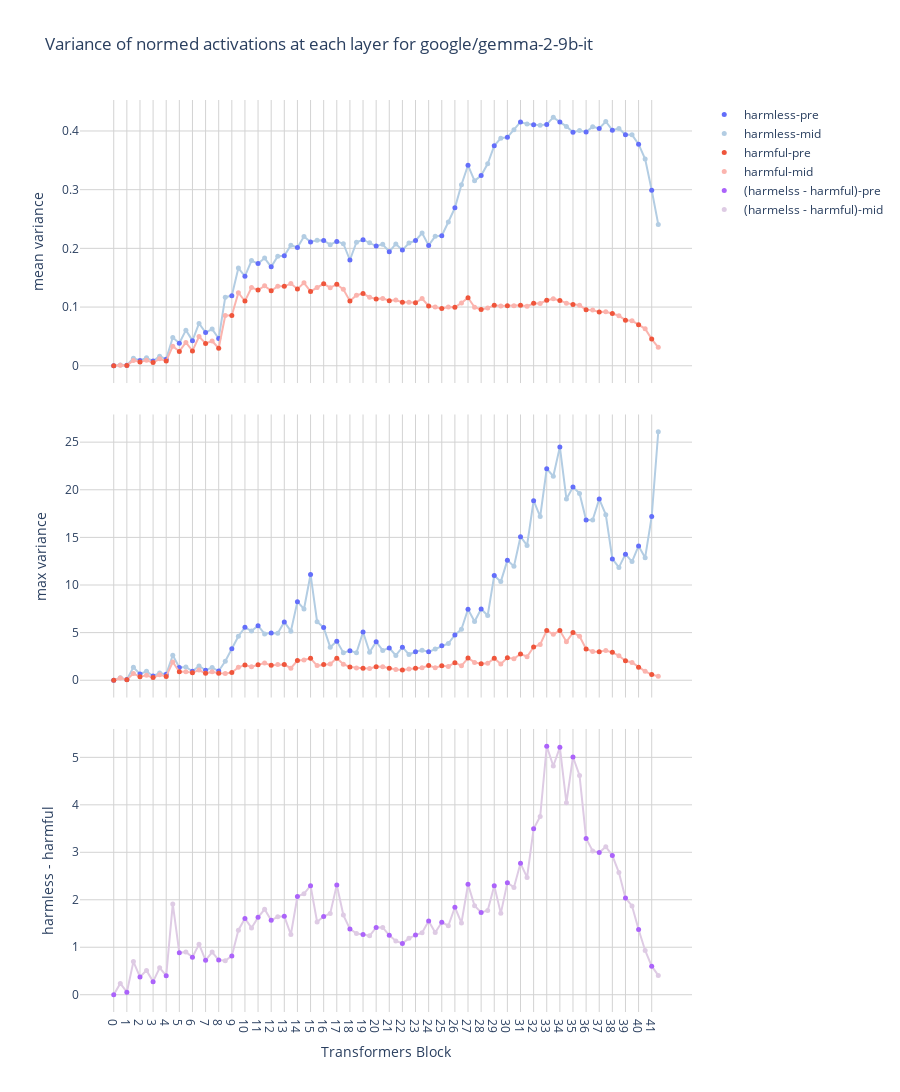

Notebook source saved alongside this figure:
### Code cell
num_layers, num_act_modules, num_tokens = similarity_scores.shape

chosen_token = -1
colour_map = {
    "harmless": plotly.colors.qualitative.Plotly[0],
    "harmful": plotly.colors.qualitative.Plotly[1],
    "neutral": plotly.colors.qualitative.Plotly[3],
}
colour_map_light = {
    "harmless": plotly.colors.qualitative.Pastel1[1],
    "harmful": plotly.colors.qualitative.Pastel1[0],
    "neutral": plotly.colors.qualitative.Pastel1[3],
}

categories = ["harmless", "harmful"]
resid_modules = ["pre", "mid"]
metrics = ["mean", "max"]

x_values = sum([[f"{l}", f"{l}-mid"] for l in range(num_layers)], [])

fig = go.Figure()

for m, metric in enumerate(metrics):
    for category in categories:
        y_values = acts_normed_var[category][metric][..., chosen_token]
        fig.add_trace(
            go.Scatter(
                x=x_values,
                y=y_values.flatten(),
                mode="lines",
                yaxis=f"y{m + 1}",
                marker=dict(color=colour_map_light[category], size=5),
                showlegend=False,
            )
        )
        for module_idx, module_name in enumerate(resid_modules):
            if module_name == "pre":
                colour = colour_map[category]
            else:
                colour = colour_map_light[category]
            fig.add_trace(
                go.Scatter(
                    x=x_values[module_idx::2],
                    y=y_values.flatten()[module_idx::2],
                    name=f"{category}-{module_name}",
                    mode="markers",
                    yaxis=f"y{m + 1}",
                    marker=dict(color=colour, size=5),
                    showlegend=m == 0,
                )
            )

diff_mean_var = (
    acts_normed_var["harmless"]["mean"][..., chosen_token]
    - acts_normed_var["harmful"]["mean"][..., chosen_token]
)
fig.add_trace(
    go.Scatter(
        x=x_values,
        y=y_values.flatten(),
        mode="lines",
        yaxis="y3",
        marker=dict(color=colour_map_light["neutral"], size=5),
        showlegend=False,
    )
)
for module_idx, module_name in enumerate(resid_modules):
    if module_name == "pre":
        colour = colour_map["neutral"]
    else:
        colour = colour_map_light["neutral"]
    fig.add_trace(
        go.Scatter(
            x=x_values[module_idx::2],
            y=y_values.flatten()[module_idx::2],
            name=f"(harmelss - harmful)-{module_name}",
            mode="markers",
            yaxis="y3",
            marker=dict(color=colour, size=5),
            showlegend=True,
        )
    )


fig.update_layout(
    title=f"Variance of normed activations at each layer for {MODEL_PATH}",
    plot_bgcolor="white",
    grid=dict(rows=3, columns=1),
    xaxis=dict(
        type="category", dtick=2, title="Transformers Block", gridcolor="lightgrey"
    ),
    yaxis=dict(title=f"{metrics[0]} variance", gridcolor="lightgrey", zeroline=False),
    yaxis2=dict(title=f"{metrics[1]} variance", gridcolor="lightgrey", zeroline=False),
    yaxis3=dict(title=f"harmless - harmful", gridcolor="lightgrey", zeroline=False),
    hovermode="x unified",
    height=1200,
    # width=20 + 12 * len(x_values),
)

# fig.update_xaxes(
#     mirror=True,
#     ticks='outside',
#     showline=True,
#     # linecolor='black',
#     gridcolor='lightgrey'
# )
# fig.update_yaxes(
#     mirror=True,
#     ticks='outside',
#     showline=True,
#     # linecolor='black',
#     gridcolor='lightgrey'
# )
fig.show()

### Figure 1 — Plotly figure (JSON) as saved in the notebook; plotly's stock layout.template omitted (floating-point values rounded to 4 significant figures)
{"data": [{"marker": {"color": "rgb(179,205,227)", "size": 5}, "mode": "lines", "showlegend": false, "type": "scatter", "x": ["0", "0-mid", "1", "1-mid", "2", "2-mid", "3", "3-mid", "4", "4-mid", "5", "5-mid", "6", "6-mid", "7", "7-mid", "8", "8-mid", "9", "9-mid", "10", "10-mid", "11", "11-mid", "12", "12-mid", "13", "13-mid", "14", "14-mid", "15", "15-mid", "16", "16-mid", "17", "17-mid", "18", "18-mid", "19", "19-mid", "20", "20-mid", "21", "21-mid", "22", "22-mid", "23", "23-mid", "24", "24-mid", "25", "25-mid", "26", "26-mid", "27", "27-mid", "28", "28-mid", "29", "29-mid", "30", "30-mid", "31", "31-mid", "32", "32-mid", "33", "33-mid", "34", "34-mid", "35", "35-mid", "36", "36-mid", "37", "37-mid", "38", "38-mid", "39", "39-mid", "40", "40-mid", "41", "41-mid"], "y": [0.0, 0.00131, 0.0008229, 0.01288, 0.009045, 0.01367, 0.008051, 0.01626, 0.01125, 0.04819, 0.03833, 0.06066, 0.04279, 0.07208, 0.05656, 0.06242, 0.04637, 0.1168, 0.1192, 0.1665, 0.1524, 0.1792, 0.174, 0.1834, 0.1685, 0.1865, 0.1875, 0.2052, 0.2016, 0.2202, 0.2109, 0.2137, 0.2135, 0.2063, 0.2118, 0.2079, 0.1802, 0.2104, 0.2147, 0.2095, 0.2039, 0.2069, 0.1944, 0.2076, 0.197, 0.2092, 0.2133, 0.2261, 0.205, 0.2205, 0.2215, 0.2449, 0.269, 0.3085, 0.3415, 0.3151, 0.3241, 0.3442, 0.3748, 0.3877, 0.3892, 0.4022, 0.4153, 0.4117, 0.4107, 0.4099, 0.4112, 0.4233, 0.4151, 0.4078, 0.3979, 0.4009, 0.3983, 0.4073, 0.4042, 0.4162, 0.4014, 0.4043, 0.3934, 0.3935, 0.3776, 0.3523, 0.2991, 0.2409], "yaxis": "y"}, {"marker": {"color": "#636EFA", "size": 5}, "mode": "markers", "name": "harmless-pre", "showlegend": true, "type": "scatter", "x": ["0", "1", "2", "3", "4", "5", "6", "7", "8", "9", "10", "11", "12", "13", "14", "15", "16", "17", "18", "19", "20", "21", "22", "23", "24", "25", "26", "27", "28", "29", "30", "31", "32", "33", "34", "35", "36", "37", "38", "39", "40", "41"], "y": [0.0, 0.0008229, 0.009045, 0.008051, 0.01125, 0.03833, 0.04279, 0.05656, 0.04637, 0.1192, 0.1524, 0.174, 0.1685, 0.1875, 0.2016, 0.2109, 0.2135, 0.2118, 0.1802, 0.2147, 0.2039, 0.1944, 0.197, 0.2133, 0.205, 0.2215, 0.269, 0.3415, 0.3241, 0.3748, 0.3892, 0.4153, 0.4107, 0.4112, 0.4151, 0.3979, 0.3983, 0.4042, 0.4014, 0.3934, 0.3776, 0.2991], "yaxis": "y"}, {"marker": {"color": "rgb(179,205,227)", "size": 5}, "mode": "markers", "name": "harmless-mid", "showlegend": true, "type": "scatter", "x": ["0-mid", "1-mid", "2-mid", "3-mid", "4-mid", "5-mid", "6-mid", "7-mid", "8-mid", "9-mid", "10-mid", "11-mid", "12-mid", "13-mid", "14-mid", "15-mid", "16-mid", "17-mid", "18-mid", "19-mid", "20-mid", "21-mid", "22-mid", "23-mid", "24-mid", "25-mid", "26-mid", "27-mid", "28-mid", "29-mid", "30-mid", "31-mid", "32-mid", "33-mid", "34-mid", "35-mid", "36-mid", "37-mid", "38-mid", "39-mid", "40-mid", "41-mid"], "y": [0.00131, 0.01288, 0.01367, 0.01626, 0.04819, 0.06066, 0.07208, 0.06242, 0.1168, 0.1665, 0.1792, 0.1834, 0.1865, 0.2052, 0.2202, 0.2137, 0.2063, 0.2079, 0.2104, 0.2095, 0.2069, 0.2076, 0.2092, 0.2261, 0.2205, 0.2449, 0.3085, 0.3151, 0.3442, 0.3877, 0.4022, 0.4117, 0.4099, 0.4233, 0.4078, 0.4009, 0.4073, 0.4162, 0.4043, 0.3935, 0.3523, 0.2409], "yaxis": "y"}, {"marker": {"color": "rgb(251,180,174)", "size": 5}, "mode": "lines", "showlegend": false, "type": "scatter", "x": ["0", "0-mid", "1", "1-mid", "2", "2-mid", "3", "3-mid", "4", "4-mid", "5", "5-mid", "6", "6-mid", "7", "7-mid", "8", "8-mid", "9", "9-mid", "10", "10-mid", "11", "11-mid", "12", "12-mid", "13", "13-mid", "14", "14-mid", "15", "15-mid", "16", "16-mid", "17", "17-mid", "18", "18-mid", "19", "19-mid", "20", "20-mid", "21", "21-mid", "22", "22-mid", "23", "23-mid", "24", "24-mid", "25", "25-mid", "26", "26-mid", "27", "27-mid", "28", "28-mid", "29", "29-mid", "30", "30-mid", "31", "31-mid", "32", "32-mid", "33", "33-mid", "34", "34-mid", "35", "35-mid", "36", "36-mid", "37", "37-mid", "38", "38-mid", "39", "39-mid", "40", "40-mid", "41", "41-mid"], "y": [0.0, 0.001018, 0.000622, 0.009142, 0.006328, 0.009442, 0.00541, 0.01191, 0.007936, 0.03339, 0.02443, 0.03962, 0.02525, 0.04965, 0.03805, 0.04223, 0.02983, 0.08548, 0.08581, 0.1244, 0.1101, 0.1332, 0.1291, 0.1361, 0.1278, 0.1355, 0.1354, 0.1401, 0.1308, 0.1412, 0.1267, 0.1335, 0.1397, 0.1331, 0.1387, 0.1301, 0.1103, 0.1201, 0.1231, 0.1168, 0.1138, 0.1148, 0.1109, 0.112, 0.108, 0.1081, 0.1075, 0.1144, 0.1018, 0.0999, 0.09773, 0.1001, 0.09961, 0.1071, 0.1161, 0.09972, 0.09606, 0.09822, 0.103, 0.1019, 0.1022, 0.1021, 0.1031, 0.1012, 0.1065, 0.1062, 0.1115, 0.1142, 0.1112, 0.1067, 0.1042, 0.103, 0.09556, 0.09498, 0.09145, 0.09193, 0.08901, 0.08523, 0.07766, 0.07662, 0.07005, 0.06294, 0.04544, 0.03149], "yaxis": "y"}, {"marker": {"color": "#EF553B", "size": 5}, "mode": "markers", "name": "harmful-pre", "showlegend": true, "type": "scatter", "x": ["0", "1", "2", "3", "4", "5", "6", "7", "8", "9", "10", "11", "12", "13", "14", "15", "16", "17", "18", "19", "20", "21", "22", "23", "24", "25", "26", "27", "28", "29", "30", "31", "32", "33", "34", "35", "36", "37", "38", "39", "40", "41"], "y": [0.0, 0.000622, 0.006328, 0.00541, 0.007936, 0.02443, 0.02525, 0.03805, 0.02983, 0.08581, 0.1101, 0.1291, 0.1278, 0.1354, 0.1308, 0.1267, 0.1397, 0.1387, 0.1103, 0.1231, 0.1138, 0.1109, 0.108, 0.1075, 0.1018, 0.09773, 0.09961, 0.1161, 0.09606, 0.103, 0.1022, 0.1031, 0.1065, 0.1115, 0.1112, 0.1042, 0.09556, 0.09145, 0.08901, 0.07766, 0.07005, 0.04544], "yaxis": "y"}, {"marker": {"color": "rgb(251,180,174)", "size": 5}, "mode": "markers", "name": "harmful-mid", "showlegend": true, "type": "scatter", "x": ["0-mid", "1-mid", "2-mid", "3-mid", "4-mid", "5-mid", "6-mid", "7-mid", "8-mid", "9-mid", "10-mid", "11-mid", "12-mid", "13-mid", "14-mid", "15-mid", "16-mid", "17-mid", "18-mid", "19-mid", "20-mid", "21-mid", "22-mid", "23-mid", "24-mid", "25-mid", "26-mid", "27-mid", "28-mid", "29-mid", "30-mid", "31-mid", "32-mid", "33-mid", "34-mid", "35-mid", "36-mid", "37-mid", "38-mid", "39-mid", "40-mid", "41-mid"], "y": [0.001018, 0.009142, 0.009442, 0.01191, 0.03339, 0.03962, 0.04965, 0.04223, 0.08548, 0.1244, 0.1332, 0.1361, 0.1355, 0.1401, 0.1412, 0.1335, 0.1331, 0.1301, 0.1201, 0.1168, 0.1148, 0.112, 0.1081, 0.1144, 0.0999, 0.1001, 0.1071, 0.09972, 0.09822, 0.1019, 0.1021, 0.1012, 0.1062, 0.1142, 0.1067, 0.103, 0.09498, 0.09193, 0.08523, 0.07662, 0.06294, 0.03149], "yaxis": "y"}, {"marker": {"color": "rgb(179,205,227)", "size": 5}, "mode": "lines", "showlegend": false, "type": "scatter", "x": ["0", "0-mid", "1", "1-mid", "2", "2-mid", "3", "3-mid", "4", "4-mid", "5", "5-mid", "6", "6-mid", "7", "7-mid", "8", "8-mid", "9", "9-mid", "10", "10-mid", "11", "11-mid", "12", "12-mid", "13", "13-mid", "14", "14-mid", "15", "15-mid", "16", "16-mid", "17", "17-mid", "18", "18-mid", "19", "19-mid", "20", "20-mid", "21", "21-mid", "22", "22-mid", "23", "23-mid", "24", "24-mid", "25", "25-mid", "26", "26-mid", "27", "27-mid", "28", "28-mid", "29", "29-mid", "30", "30-mid", "31", "31-mid", "32", "32-mid", "33", "33-mid", "34", "34-mid", "35", "35-mid", "36", "36-mid", "37", "37-mid", "38", "38-mid", "39", "39-mid", "40", "40-mid", "41", "41-mid"], "y": [0.0, 0.2682, 0.07711, 1.351, 0.6585, 0.9359, 0.4493, 0.7627, 0.6299, 2.621, 1.338, 1.398, 0.9402, 1.493, 1.05, 1.324, 0.9671, 1.992, 3.303, 4.62, 5.558, 5.17, 5.731, 4.865, 4.958, 4.942, 6.125, 5.154, 8.253, 7.482, 11.11, 6.142, 5.53, 3.475, 4.102, 2.894, 3.1, 2.892, 5.071, 2.945, 4.038, 3.133, 3.388, 2.599, 3.471, 2.701, 2.992, 3.16, 2.979, 3.268, 3.617, 3.858, 4.75, 5.355, 7.449, 6.169, 7.478, 6.798, 11.01, 10.36, 12.59, 11.96, 15.07, 14.15, 18.85, 17.19, 22.21, 21.42, 24.5, 19.04, 20.28, 19.62, 16.83, 16.82, 19.02, 17.39, 12.74, 11.85, 13.24, 12.46, 14.1, 12.87, 17.2, 26.09], "yaxis": "y2"}, {"marker": {"color": "#636EFA", "size": 5}, "mode": "markers", "name": "harmless-pre", "showlegend": false, "type": "scatter", "x": ["0", "1", "2", "3", "4", "5", "6", "7", "8", "9", "10", "11", "12", "13", "14", "15", "16", "17", "18", "19", "20", "21", "22", "23", "24", "25", "26", "27", "28", "29", "30", "31", "32", "33", "34", "35", "36", "37", "38", "39", "40", "41"], "y": [0.0, 0.07711, 0.6585, 0.4493, 0.6299, 1.338, 0.9402, 1.05, 0.9671, 3.303, 5.558, 5.731, 4.958, 6.125, 8.253, 11.11, 5.53, 4.102, 3.1, 5.071, 4.038, 3.388, 3.471, 2.992, 2.979, 3.617, 4.75, 7.449, 7.478, 11.01, 12.59, 15.07, 18.85, 22.21, 24.5, 20.28, 16.83, 19.02, 12.74, 13.24, 14.1, 17.2], "yaxis": "y2"}, {"marker": {"color": "rgb(179,205,227)", "size": 5}, "mode": "markers", "name": "harmless-mid", "showlegend": false, "type": "scatter", "x": ["0-mid", "1-mid", "2-mid", "3-mid", "4-mid", "5-mid", "6-mid", "7-mid", "8-mid", "9-mid", "10-mid", "11-mid", "12-mid", "13-mid", "14-mid", "15-mid", "16-mid", "17-mid", "18-mid", "19-mid", "20-mid", "21-mid", "22-mid", "23-mid", "24-mid", "25-mid", "26-mid", "27-mid", "28-mid", "29-mid", "30-mid", "31-mid", "32-mid", "33-mid", "34-mid", "35-mid", "36-mid", "37-mid", "38-mid", "39-mid", "40-mid", "41-mid"], "y": [0.2682, 1.351, 0.9359, 0.7627, 2.621, 1.398, 1.493, 1.324, 1.992, 4.62, 5.17, 4.865, 4.942, 5.154, 7.482, 6.142, 3.475, 2.894, 2.892, 2.945, 3.133, 2.599, 2.701, 3.16, 3.268, 3.858, 5.355, 6.169, 6.798, 10.36, 11.96, 14.15, 17.19, 21.42, 19.04, 19.62, 16.82, 17.39, 11.85, 12.46, 12.87, 26.09], "yaxis": "y2"}, {"marker": {"color": "rgb(251,180,174)", "size": 5}, "mode": "lines", "showlegend": false, "type": "scatter", "x": ["0", "0-mid", "1", "1-mid", "2", "2-mid", "3", "3-mid", "4", "4-mid", "5", "5-mid", "6", "6-mid", "7", "7-mid", "8", "8-mid", "9", "9-mid", "10", "10-mid", "11", "11-mid", "12", "12-mid", "13", "13-mid", "14", "14-mid", "15", "15-mid", "16", "16-mid", "17", "17-mid", "18", "18-mid", "19", "19-mid", "20", "20-mid", "21", "21-mid", "22", "22-mid", "23", "23-mid", "24", "24-mid", "25", "25-mid", "26", "26-mid", "27", "27-mid", "28", "28-mid", "29", "29-mid", "30", "30-mid", "31", "31-mid", "32", "32-mid", "33", "33-mid", "34", "34-mid", "35", "35-mid", "36", "36-mid", "37", "37-mid", "38", "38-mid", "39", "39-mid", "40", "40-mid", "41", "41-mid"], "y": [0.0, 0.2379, 0.05363, 0.6979, 0.3743, 0.5123, 0.2759, 0.568, 0.4023, 1.913, 0.8816, 0.9021, 0.7893, 1.066, 0.7244, 0.8988, 0.7304, 0.7159, 0.8173, 1.359, 1.606, 1.407, 1.629, 1.799, 1.567, 1.644, 1.651, 1.268, 2.069, 2.126, 2.296, 1.534, 1.647, 1.713, 2.314, 1.678, 1.386, 1.289, 1.269, 1.241, 1.417, 1.418, 1.252, 1.133, 1.081, 1.187, 1.256, 1.306, 1.554, 1.309, 1.525, 1.453, 1.843, 1.513, 2.325, 1.873, 1.734, 1.775, 2.298, 1.714, 2.361, 2.26, 2.768, 2.47, 3.494, 3.754, 5.234, 4.817, 5.212, 4.043, 5.008, 4.62, 3.293, 3.027, 2.993, 3.118, 2.931, 2.574, 2.039, 1.87, 1.374, 0.9324, 0.6017, 0.406], "yaxis": "y2"}, {"marker": {"color": "#EF553B", "size": 5}, "mode": "markers", "name": "harmful-pre", "showlegend": false, "type": "scatter", "x": ["0", "1", "2", "3", "4", "5", "6", "7", "8", "9", "10", "11", "12", "13", "14", "15", "16", "17", "18", "19", "20", "21", "22", "23", "24", "25", "26", "27", "28", "29", "30", "31", "32", "33", "34", "35", "36", "37", "38", "39", "40", "41"], "y": [0.0, 0.05363, 0.3743, 0.2759, 0.4023, 0.8816, 0.7893, 0.7244, 0.7304, 0.8173, 1.606, 1.629, 1.567, 1.651, 2.069, 2.296, 1.647, 2.314, 1.386, 1.269, 1.417, 1.252, 1.081, 1.256, 1.554, 1.525, 1.843, 2.325, 1.734, 2.298, 2.361, 2.768, 3.494, 5.234, 5.212, 5.008, 3.293, 2.993, 2.931, 2.039, 1.374, 0.6017], "yaxis": "y2"}, {"marker": {"color": "rgb(251,180,174)", "size": 5}, "mode": "markers", "name": "harmful-mid", "showlegend": false, "type": "scatter", "x": ["0-mid", "1-mid", "2-mid", "3-mid", "4-mid", "5-mid", "6-mid", "7-mid", "8-mid", "9-mid", "10-mid", "11-mid", "12-mid", "13-mid", "14-mid", "15-mid", "16-mid", "17-mid", "18-mid", "19-mid", "20-mid", "21-mid", "22-mid", "23-mid", "24-mid", "25-mid", "26-mid", "27-mid", "28-mid", "29-mid", "30-mid", "31-mid", "32-mid", "33-mid", "34-mid", "35-mid", "36-mid", "37-mid", "38-mid", "39-mid", "40-mid", "41-mid"], "y": [0.2379, 0.6979, 0.5123, 0.568, 1.913, 0.9021, 1.066, 0.8988, 0.7159, 1.359, 1.407, 1.799, 1.644, 1.268, 2.126, 1.534, 1.713, 1.678, 1.289, 1.241, 1.418, 1.133, 1.187, 1.306, 1.309, 1.453, 1.513, 1.873, 1.775, 1.714, 2.26, 2.47, 3.754, 4.817, 4.043, 4.62, 3.027, 3.118, 2.574, 1.87, 0.9324, 0.406], "yaxis": "y2"}, {"marker": {"color": "rgb(222,203,228)", "size": 5}, "mode": "lines", "showlegend": false, "type": "scatter", "x": ["0", "0-mid", "1", "1-mid", "2", "2-mid", "3", "3-mid", "4", "4-mid", "5", "5-mid", "6", "6-mid", "7", "7-mid", "8", "8-mid", "9", "9-mid", "10", "10-mid", "11", "11-mid", "12", "12-mid", "13", "13-mid", "14", "14-mid", "15", "15-mid", "16", "16-mid", "17", "17-mid", "18", "18-mid", "19", "19-mid", "20", "20-mid", "21", "21-mid", "22", "22-mid", "23", "23-mid", "24", "24-mid", "25", "25-mid", "26", "26-mid", "27", "27-mid", "28", "28-mid", "29", "29-mid", "30", "30-mid", "31", "31-mid", "32", "32-mid", "33", "33-mid", "34", "34-mid", "35", "35-mid", "36", "36-mid", "37", "37-mid", "38", "38-mid", "39", "39-mid", "40", "40-mid", "41", "41-mid"], "y": [0.0, 0.2379, 0.05363, 0.6979, 0.3743, 0.5123, 0.2759, 0.568, 0.4023, 1.913, 0.8816, 0.9021, 0.7893, 1.066, 0.7244, 0.8988, 0.7304, 0.7159, 0.8173, 1.359, 1.606, 1.407, 1.629, 1.799, 1.567, 1.644, 1.651, 1.268, 2.069, 2.126, 2.296, 1.534, 1.647, 1.713, 2.314, 1.678, 1.386, 1.289, 1.269, 1.241, 1.417, 1.418, 1.252, 1.133, 1.081, 1.187, 1.256, 1.306, 1.554, 1.309, 1.525, 1.453, 1.843, 1.513, 2.325, 1.873, 1.734, 1.775, 2.298, 1.714, 2.361, 2.26, 2.768, 2.47, 3.494, 3.754, 5.234, 4.817, 5.212, 4.043, 5.008, 4.62, 3.293, 3.027, 2.993, 3.118, 2.931, 2.574, 2.039, 1.87, 1.374, 0.9324, 0.6017, 0.406], "yaxis": "y3"}, {"marker": {"color": "#AB63FA", "size": 5}, "mode": "markers", "name": "(harmelss - harmful)-pre", "showlegend": true, "type": "scatter", "x": ["0", "1", "2", "3", "4", "5", "6", "7", "8", "9", "10", "11", "12", "13", "14", "15", "16", "17", "18", "19", "20", "21", "22", "23", "24", "25", "26", "27", "28", "29", "30", "31", "32", "33", "34", "35", "36", "37", "38", "39", "40", "41"], "y": [0.0, 0.05363, 0.3743, 0.2759, 0.4023, 0.8816, 0.7893, 0.7244, 0.7304, 0.8173, 1.606, 1.629, 1.567, 1.651, 2.069, 2.296, 1.647, 2.314, 1.386, 1.269, 1.417, 1.252, 1.081, 1.256, 1.554, 1.525, 1.843, 2.325, 1.734, 2.298, 2.361, 2.768, 3.494, 5.234, 5.212, 5.008, 3.293, 2.993, 2.931, 2.039, 1.374, 0.6017], "yaxis": "y3"}, {"marker": {"color": "rgb(222,203,228)", "size": 5}, "mode": "markers", "name": "(harmelss - harmful)-mid", "showlegend": true, "type": "scatter", "x": ["0-mid", "1-mid", "2-mid", "3-mid", "4-mid", "5-mid", "6-mid", "7-mid", "8-mid", "9-mid", "10-mid", "11-mid", "12-mid", "13-mid", "14-mid", "15-mid", "16-mid", "17-mid", "18-mid", "19-mid", "20-mid", "21-mid", "22-mid", "23-mid", "24-mid", "25-mid", "26-mid", "27-mid", "28-mid", "29-mid", "30-mid", "31-mid", "32-mid", "33-mid", "34-mid", "35-mid", "36-mid", "37-mid", "38-mid", "39-mid", "40-mid", "41-mid"], "y": [0.2379, 0.6979, 0.5123, 0.568, 1.913, 0.9021, 1.066, 0.8988, 0.7159, 1.359, 1.407, 1.799, 1.644, 1.268, 2.126, 1.534, 1.713, 1.678, 1.289, 1.241, 1.418, 1.133, 1.187, 1.306, 1.309, 1.453, 1.513, 1.873, 1.775, 1.714, 2.26, 2.47, 3.754, 4.817, 4.043, 4.62, 3.027, 3.118, 2.574, 1.87, 0.9324, 0.406], "yaxis": "y3"}], "layout": {"grid": {"columns": 1, "rows": 3}, "height": 1200, "hovermode": "x unified", "plot_bgcolor": "white", "title": {"text": "Variance of normed activations at each layer for google/gemma-2-9b-it"}, "xaxis": {"dtick": 2, "gridcolor": "lightgrey", "title": {"text": "Transformers Block"}, "type": "category"}, "yaxis": {"gridcolor": "lightgrey", "title": {"text": "mean variance"}, "zeroline": false}, "yaxis2": {"gridcolor": "lightgrey", "title": {"text": "max variance"}, "zeroline": false}, "yaxis3": {"gridcolor": "lightgrey", "title": {"text": "harmless - harmful"}, "zeroline": false}}}
